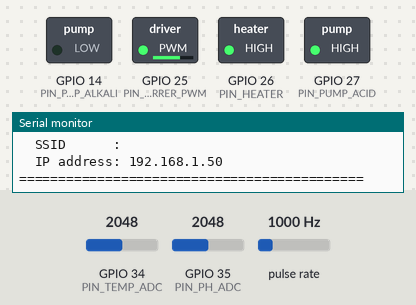
Simulated run of this sketch. Board: ESP32. Shown: switched loads named in the sketch (green lamp = pin HIGH), the last lines printed to the serial monitor. Wiring (inferred from the names in the program): pulse sensor: data GPIO 32. The inputs (shaded band) are chosen by the test bench; at power-on: GPIO 34 (PIN_TEMP_ADC) = 2048, GPIO 35 (PIN_PH_ADC) = 2048, pulse rate 1000 Hz. WiFi joins after 1.5 s; servers stay silent unless stated; uploads are accepted with an empty reply; not simulated (calls return 0 or success): secret.h.

Above: at 3.0 s.
3.1 s: GPIO 34 (PIN_TEMP_ADC) set to 1869
4.7 s: GPIO 34 (PIN_TEMP_ADC) set to 1750
At 5.3 s:
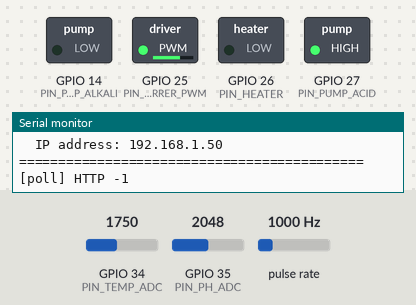
6.2 s: GPIO 35 (PIN_PH_ADC) set to 3488
7.7 s: GPIO 35 (PIN_PH_ADC) set to 3536
At 8.3 s:
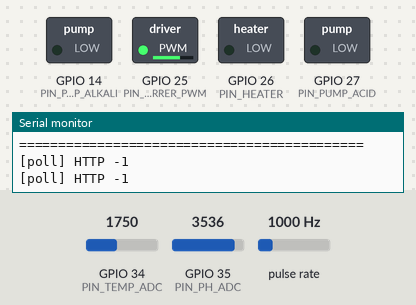
9.2 s: GPIO 35 (PIN_PH_ADC) set to 3603
At 10.5 s:
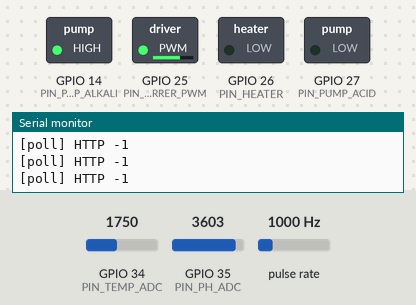
10.8 s: GPIO 34 (PIN_TEMP_ADC) set to 2047
At 11.1 s:
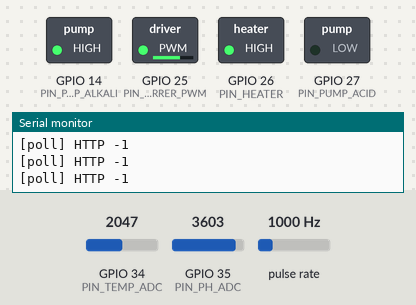
Timing chart, 0 to 13.3 s (numbered marks = the images above; inputs shaded):
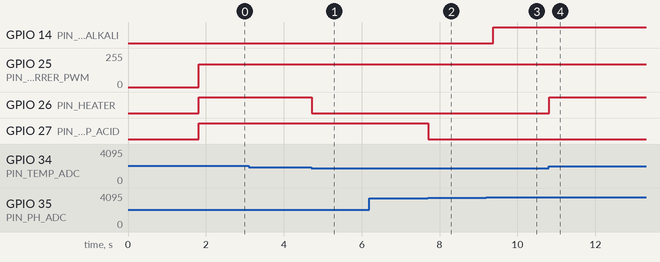

The sketch:

esp32_bioreactor.ino
```cpp
/*
 * Connected Bioreactor - ESP32 firmware (single-board, HTTP)
 * ===========================================================
 * Monitors temperature (10 kOhm NTC thermistor), pH (analog probe) and
 * stirring speed (Hall sensor, 70 pulses/rev), runs the control loop,
 * and exchanges data with the Node.js server over WiFi (HTTP).
 *
 * WiFi supports both normal WPA/WPA2 and eduroam (WPA2-Enterprise / EAP):
 * set USE_EDUROAM in secret.h and fill in your UCL credentials there.
 *
 * Required libraries: ArduinoJson (Benoit Blanchon)
 * Board package: esp32 by Espressif Systems
 */

// ------------------------------------------------------------------ config
// WiFi credentials (SSID / password / eduroam user) live in `secret.h`, which
// is gitignored so nobody accidentally commits their real credentials.
#include "secret.h"

#include <ArduinoJson.h>
#include <HTTPClient.h>
#include <WiFi.h>
#include <string.h>
#if USE_EDUROAM
#include "esp_eap_client.h"
#endif

// IP/port of the machine running `node backend/server.js`.
// Use your computer's LAN IP (e.g. http://192.168.1.50:3001), NOT localhost.
const char* SERVER = "http://192.168.1.50:3001";

// Pin map — adjust to your wiring.
const int PIN_TEMP_ADC = 34;     // thermistor divider
const int PIN_PH_ADC = 35;       // pH probe conditioning board
const int PIN_RPM_SENSOR = 32;   // Hall-effect sensor (70 pulses/rev)
const int PIN_HEATER = 26;       // heater relay / MOSFET (3 Ohm, 30 W)
const int PIN_PUMP_ACID = 27;    // acid peristaltic pump
const int PIN_PUMP_ALKALI = 14;  // alkali peristaltic pump
const int PIN_STIRRER_PWM = 25;  // stirring motor (PWM)

// Thermistor (10 kOhm NTC, beta model).
const float R_REF = 10000.0f;  // series resistor (ohms)
const float R_NOM = 10000.0f;  // thermistor resistance at 25 C
const float B_COEF = 3950.0f;  // beta coefficient
const float T_NOM = 298.15f;   // 25 C in Kelvin

// pH calibration — CALIBRATE WITH BUFFER SOLUTIONS.
// pH = PH_SLOPE * probeVoltage + PH_OFFSET
const float PH_SLOPE = -5.70f;
const float PH_OFFSET = 21.34f;

// Control setpoints (overwritten by the server, defaults match the spec).
float setpointTemp = 30.0f;
float setpointPh = 5.0f;
float setpointRpm = 1000.0f;
String mode = "auto";  // "auto" or "manual"

// Actuator states.
bool heater = false;
bool pumpAcid = false;
bool pumpAlkali = false;
bool stirrer = true;

// RPM measurement.
volatile unsigned long pulseCount = 0;
unsigned long lastRpmMillis = 0;
float measuredRpm = 0.0f;

// Timing.
const unsigned long INGEST_MS = 1000;  // upload a reading every 1 s
const unsigned long COMMAND_MS = 3000;
unsigned long lastIngest = 0;
unsigned long lastCommand = 0;

void IRAM_ATTR rpmISR() { pulseCount++; }

// ------------------------------------------------------------------ sensors
float readTemperatureC() {
  int raw = analogRead(PIN_TEMP_ADC);
  if (raw <= 0) raw = 1;          // avoid division by zero at the low end
  if (raw >= 4095) raw = 4094;    // avoid division by zero at the high end
  // NTC is the BOTTOM leg of the divider (NTC -> GND), with the 10 kOhm
  // reference resistor on top (VCC):  Vout = Vcc * R_ntc / (R_ntc + R_ref)
  float r = R_REF * (float)raw / (4095.0f - (float)raw);
  float tempK = 1.0f / ((1.0f / T_NOM) + logf(r / R_NOM) / B_COEF);
  return tempK - 273.15f;
}

float readPH() {
  int raw = analogRead(PIN_PH_ADC);
  float volts = raw * (3.3f / 4095.0f);
  return PH_SLOPE * volts + PH_OFFSET;
}

float readRPM() {
  unsigned long now = millis();
  float elapsed = (now - lastRpmMillis) / 1000.0f;
  if (elapsed < 0.05f) return measuredRpm;
  // 70 pulses per revolution (Hall sensor).
  measuredRpm = (pulseCount * 60.0f) / 70.0f / elapsed;
  pulseCount = 0;
  lastRpmMillis = now;
  return measuredRpm;
}

// ------------------------------------------------------------------ control
void setHeater(bool on) {
  heater = on;
  digitalWrite(PIN_HEATER, on ? HIGH : LOW);
}
void setAcid(bool on) {
  pumpAcid = on;
  digitalWrite(PIN_PUMP_ACID, on ? HIGH : LOW);
}
void setAlkali(bool on) {
  pumpAlkali = on;
  digitalWrite(PIN_PUMP_ALKALI, on ? HIGH : LOW);
}

void setStirrerPWM(float rpmTarget) {
  // Open-loop proportional map 500..1500 RPM -> PWM duty (tune to your motor).
  if (!stirrer || rpmTarget <= 0) {
    ledcWrite(PIN_STIRRER_PWM, 0);
    return;
  }
  int duty =
      (int)constrain(map(rpmTarget, 500.0f, 1500.0f, 90.0f, 255.0f), 0, 255);
  ledcWrite(PIN_STIRRER_PWM, duty);
}

void controlLoop() {
  float temp = readTemperatureC();
  float ph = readPH();
  float rpm = readRPM();

  if (mode == "auto") {
    // Hysteresis (temperature: +/- 0.25 C, pH: +/- 0.1).
    if (temp < setpointTemp - 0.25f)
      setHeater(true);
    else if (temp > setpointTemp + 0.25f)
      setHeater(false);

    if (ph > setpointPh + 0.1f) {
      setAcid(true);
      setAlkali(false);
    } else if (ph < setpointPh - 0.1f) {
      setAlkali(true);
      setAcid(false);
    } else {
      setAcid(false);
      setAlkali(false);
    }

    stirrer = true;
  }

  setStirrerPWM(stirrer ? setpointRpm : 0.0f);
}

// ------------------------------------------------------------------ network
void connectWiFi() {
  if (WiFi.status() == WL_CONNECTED) return;
  WiFi.disconnect(true);
  WiFi.mode(WIFI_STA);

#if USE_EDUROAM
  Serial.printf("Connecting to eduroam as %s\n", WIFI_USER);
  esp_eap_client_set_identity((uint8_t*)WIFI_USER, strlen(WIFI_USER));
  esp_eap_client_set_username((uint8_t*)WIFI_USER, strlen(WIFI_USER));
  esp_eap_client_set_password((uint8_t*)WIFI_PASS, strlen(WIFI_PASS));
  esp_wifi_sta_enterprise_enable();
  WiFi.begin(WIFI_SSID);
#else
  Serial.printf("Connecting to %s\n", WIFI_SSID);
  WiFi.begin(WIFI_SSID, WIFI_PASS);
#endif

  // eduroam EAP handshakes can take longer than a home network.
  unsigned long deadline = millis() + 20000;
  while (WiFi.status() != WL_CONNECTED && millis() < deadline) {
    delay(500);
    Serial.print('.');
  }
  Serial.println();
  if (WiFi.status() == WL_CONNECTED) {
    Serial.println();
    Serial.println("============================================");
    Serial.println("  WiFi connected successfully!");
    Serial.print("  SSID      : ");
    Serial.println(WiFi.SSID());
    Serial.print("  IP address: ");
    Serial.println(WiFi.localIP());
    Serial.println("============================================");
  } else {
    Serial.println();
    Serial.println("WiFi connection failed.");
  }
}

void applyCommands(JsonArray commands) {
  for (JsonObject cmd : commands) {
    const char* type = cmd["type"] | "";
    JsonObject p = cmd["payload"].as<JsonObject>();
    if (String(type) == "setpoints") {
      // New course key names first, legacy names as fallback.
      if (p["temperature_C"].is<float>()) setpointTemp = p["temperature_C"].as<float>();
      else if (p["temp"].is<float>()) setpointTemp = p["temp"].as<float>();
      if (p["pH"].is<float>()) setpointPh = p["pH"].as<float>();
      else if (p["ph"].is<float>()) setpointPh = p["ph"].as<float>();
      if (p["rpm"].is<float>()) setpointRpm = p["rpm"].as<float>();
      if (p["mode"].is<const char*>()) mode = p["mode"].as<const char*>();
      Serial.printf("[cmd] setpoints %.1f C / pH %.1f / %.0f RPM / %s\n",
                    setpointTemp, setpointPh, setpointRpm, mode.c_str());
    } else if (String(type) == "control") {
      // New duty keys (0..1) first, legacy booleans as fallback.
      if (p["heater_pwm"].is<float>()) setHeater(p["heater_pwm"].as<float>() > 0.05f);
      else if (p["heater"].is<bool>()) setHeater(p["heater"].as<bool>());
      if (p["acid_pwm"].is<float>()) setAcid(p["acid_pwm"].as<float>() > 0.5f);
      else if (p["pump_acid"].is<bool>()) setAcid(p["pump_acid"].as<bool>());
      if (p["base_pwm"].is<float>()) setAlkali(p["base_pwm"].as<float>() > 0.5f);
      else if (p["pump_alkali"].is<bool>()) setAlkali(p["pump_alkali"].as<bool>());
      if (p["motor_pwm"].is<float>()) stirrer = p["motor_pwm"].as<float>() > 0.05f;
      else if (p["stirrer"].is<bool>()) stirrer = p["stirrer"].as<bool>();
      Serial.println("[cmd] actuator override applied");
    }
  }
}

void ingest() {
  float temp = readTemperatureC();
  float ph = readPH();
  float rpm = readRPM();

  JsonDocument doc;
  doc["temperature"] = temp;
  doc["ph"] = ph;
  doc["rpm"] = rpm;
  doc["heater"] = heater;
  doc["pump_acid"] = pumpAcid;
  doc["pump_alkali"] = pumpAlkali;
  doc["stirrer"] = stirrer;

  String body;
  serializeJson(doc, body);

  HTTPClient http;
  http.begin(String(SERVER) + "/api/ingest");
  http.addHeader("Content-Type", "application/json");
  int code = http.POST(body);
  if (code == 200) {
    JsonDocument resp;
    DeserializationError err = deserializeJson(resp, http.getString());
    if (!err && resp["commands"].is<JsonArray>()) {
      applyCommands(resp["commands"].as<JsonArray>());
    }
  } else {
    Serial.printf("[ingest] HTTP %d\n", code);
  }
  http.end();
}

void pollCommands() {
  HTTPClient http;
  http.begin(String(SERVER) + "/api/commands/pending");
  int code = http.GET();
  if (code == 200) {
    JsonDocument resp;
    DeserializationError err = deserializeJson(resp, http.getString());
    if (!err && resp["commands"].is<JsonArray>()) {
      applyCommands(resp["commands"].as<JsonArray>());
    }
  } else {
    Serial.printf("[poll] HTTP %d\n", code);
  }
  http.end();
}

// ------------------------------------------------------------------ setup/loop
void setup() {
  Serial.begin(115200);
  delay(300);

  pinMode(PIN_TEMP_ADC, INPUT);
  pinMode(PIN_PH_ADC, INPUT);
  pinMode(PIN_RPM_SENSOR, INPUT_PULLUP);
  pinMode(PIN_HEATER, OUTPUT);
  pinMode(PIN_PUMP_ACID, OUTPUT);
  pinMode(PIN_PUMP_ALKALI, OUTPUT);
  pinMode(PIN_STIRRER_PWM, OUTPUT);
  digitalWrite(PIN_HEATER, LOW);
  digitalWrite(PIN_PUMP_ACID, LOW);
  digitalWrite(PIN_PUMP_ALKALI, LOW);

  ledcAttach(PIN_STIRRER_PWM, 5000, 8);  // PWM, 5 kHz, 8-bit
  attachInterrupt(digitalPinToInterrupt(PIN_RPM_SENSOR), rpmISR, FALLING);

  Serial.println("Bioreactor ESP32 booting…");
  connectWiFi();
  lastRpmMillis = millis();
}

void loop() {
  if (WiFi.status() != WL_CONNECTED) connectWiFi();

  controlLoop();

  unsigned long now = millis();
  if (now - lastIngest >= INGEST_MS) {
    lastIngest = now;
    ingest();
  }
  if (now - lastCommand >= COMMAND_MS) {
    lastCommand = now;
    pollCommands();
  }
  delay(20);
}
```

Measured:
- the behaviour switches between 1814 and 1813 on GPIO 34 (PIN_TEMP_ADC) (found by bisection; images 0 and 1)
- the behaviour switches between 3535 and 3536 on GPIO 35 (PIN_PH_ADC) (found by bisection; images 1 and 2)
- after the input at 4.7 s, GPIO 26 (PIN_HEATER): HIGH → LOW at once
- after the input at 7.7 s, GPIO 27 (PIN_PUMP_ACID): HIGH → LOW at once
- after the input at 9.2 s, GPIO 14 (PIN_PUMP_ALKALI): LOW → HIGH after 0.17 s
- after the input at 10.8 s, GPIO 26 (PIN_HEATER): LOW → HIGH at once
